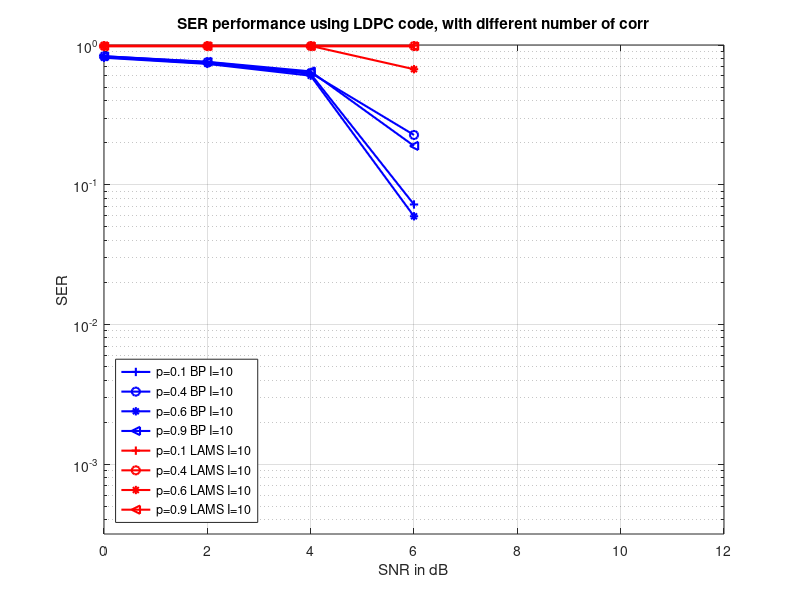

Source code (MATLAB):
clear all;
clc;
%%%%%%%%%%%%%%%%%%%%%%%%%%%%%%%%%%%%%%%%%%%%%%%%%%%%%%%%%%
% BP
load corr_01_BP_I10.mat
semilogy(psnr, SER1,'b+-','LineWidth',1.5);
hold on; 

load corr_04_BP_I10.mat
semilogy(psnr, SER1,'bo-','LineWidth',1.5);
hold on; 

load corr_06_BP_I10.mat
semilogy(psnr, SER1,'b*-','LineWidth',1.5);
hold on; 

load corr_09_BP_I10.mat
semilogy(psnr, SER1,'b<-','LineWidth',1.5);
hold on;

%%%%%%%%%%%%%%%%%%%%%%%%%%%%%%%%%%%%%%%%%%%%%%%%%%%%%%%%%%

%%%%%%%%%%%%%%%%%%%%%%%%%%%%%%%%%%%%%%%%%%%%%%%%%%%%%%%%%%
% LAMS
load corr_01_LAMS_I10.mat
semilogy(psnr, SER1,'r+-','LineWidth',1.5);
hold on; 

load corr_04_LAMS_I10.mat
semilogy(psnr, SER1,'ro-','LineWidth',1.5);
hold on; 

load corr_06_LAMS_I10.mat
semilogy(psnr, SER1,'r*-','LineWidth',1.5);
hold on; 

load corr_09_LAMS_I10.mat
semilogy(psnr, SER1,'r<-','LineWidth',1.5);
hold on;

%%%%%%%%%%%%%%%%%%%%%%%%%%%%%%%%%%%%%%%%%%%%%%%%%%%%%%%%%%

xlabel('SNR in dB');
ylabel('SER');
legend('p=0.1 BP I=10','p=0.4 BP I=10','p=0.6 BP I=10','p=0.9 BP I=10',...
    'p=0.1 LAMS I=10','p=0.4 LAMS I=10','p=0.6 LAMS I=10','p=0.9 LAMS I=10',...
    'Location','southwest');
 title('SER performance using LDPC code, with different number of corr');
grid on;

axis([0 12 10^(-3.5) 1]);